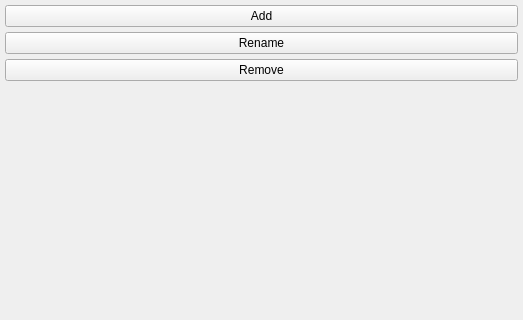
<ui version="4.0" >
 <class>dEditImageCollection</class>
 <widget class="Q3MainWindow" name="dEditImageCollection" >
  <property name="geometry" >
   <rect>
    <x>0</x>
    <y>0</y>
    <width>523</width>
    <height>320</height>
   </rect>
  </property>
  <property name="windowTitle" >
   <string>Image Collection</string>
  </property>
  <widget class="QWidget" name="widget" >
   <property name="geometry" >
    <rect>
     <x>0</x>
     <y>0</y>
     <width>523</width>
     <height>320</height>
    </rect>
   </property>
   <layout class="QGridLayout" >
    <item row="0" column="1" >
     <layout class="QVBoxLayout" >
      <item>
       <widget class="QPushButton" name="bAdd" >
        <property name="text" >
         <string>Add</string>
        </property>
       </widget>
      </item>
      <item>
       <widget class="QPushButton" name="bRename" >
        <property name="text" >
         <string>Rename</string>
        </property>
       </widget>
      </item>
      <item>
       <widget class="QPushButton" name="bDelete" >
        <property name="text" >
         <string>Remove</string>
        </property>
       </widget>
      </item>
     </layout>
    </item>
    <item row="1" column="1" >
     <spacer>
      <property name="orientation" >
       <enum>Qt::Vertical</enum>
      </property>
      <property name="sizeType" >
       <enum>QSizePolicy::Expanding</enum>
      </property>
      <property name="sizeHint" stdset="0" >
       <size>
        <width>31</width>
        <height>81</height>
       </size>
      </property>
     </spacer>
    </item>
   </layout>
  </widget>
 </widget>
 <layoutdefault spacing="5" margin="5" />
 <pixmapfunction>rcIcon</pixmapfunction>
 <customwidgets>
  <customwidget>
   <class>Q3MainWindow</class>
   <extends>QWidget</extends>
   <header>q3mainwindow.h</header>
   <container>1</container>
  </customwidget>
 </customwidgets>
 <includes>
  <include location="local" >acfg.h</include>
 </includes>
 <resources/>
 <connections/>
</ui>
